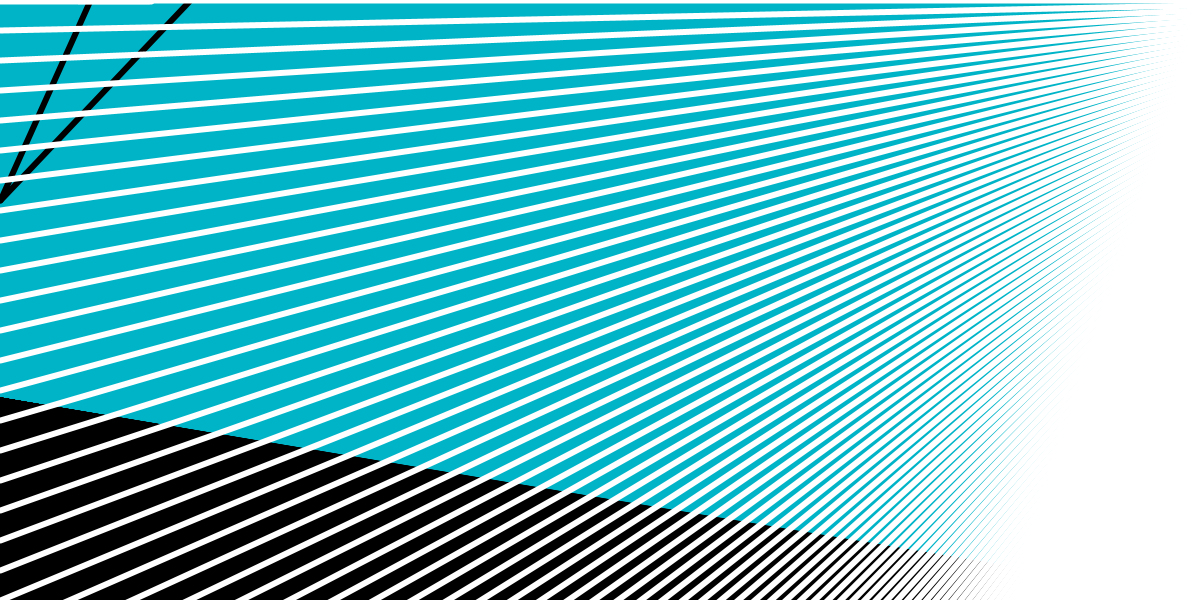
Frame 1 (no input)
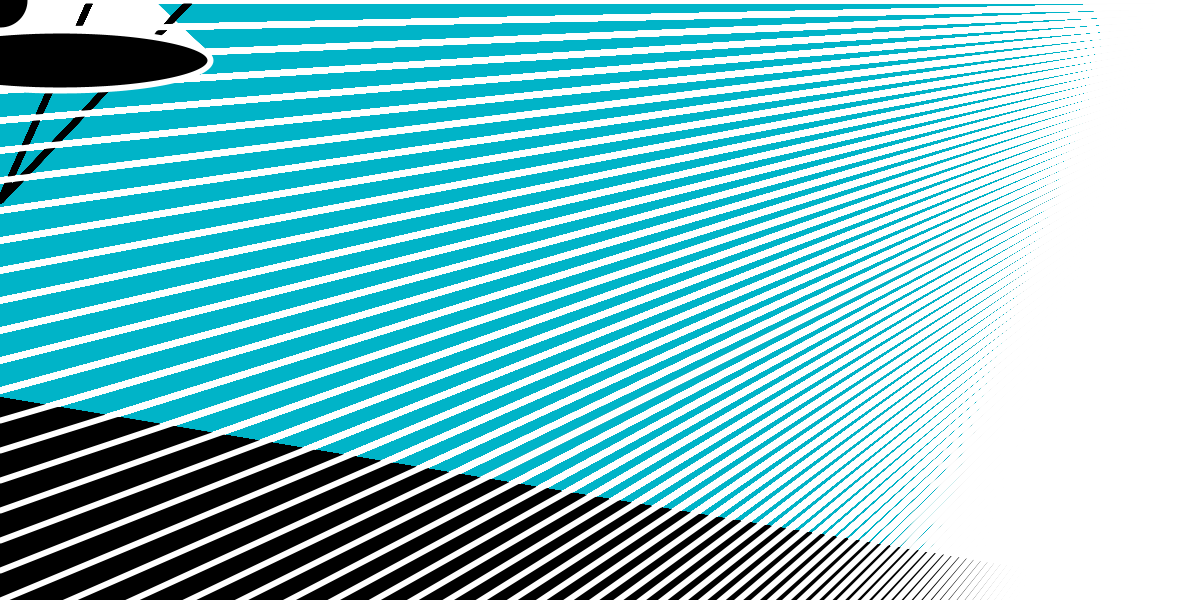
Frame 60 (the mouse pressed at the canvas centre just before this capture)
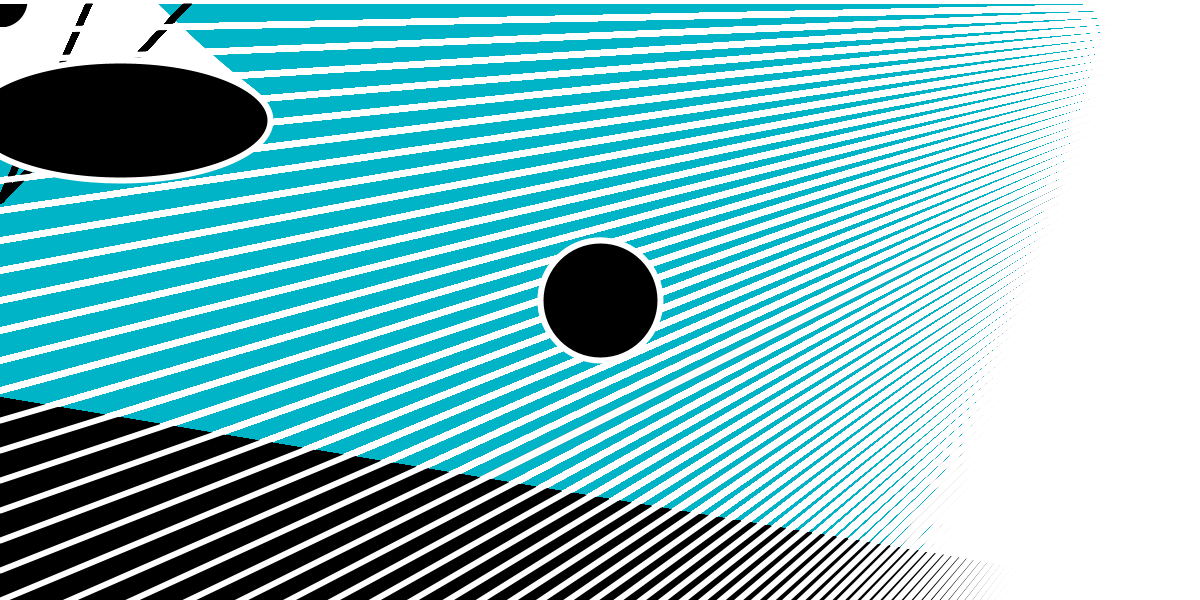
Frame 120 (the mouse held since frame 60 and released just before this capture)

The Processing sketch that drew these frames (run headless with seeded random() and noise(); from frame 60 on, the mouse is pressed at the canvas centre):

// Processing sketch: processing_75693
// ── processing_75693.pde

//Austin Ahn
//Introduction to Digital Media Fall 2012. 1b
//Section A
// 9.11.12

float randomDiameter = 0; //global variable= integer
float strokeGrey =0; //global variable= fine

void setup() {
  size (1200, 600);
  background (0, 180, 200);
  
}

void draw() {
  smooth();
  stroke (strokeGrey);
  strokeWeight (6);
  //background (255);
  fill (0);

  for (int i = 0; i < 1200; i = i+3) {
    line(0, 400, i+1, 600);
  }
  for (int i = 10; i < 200; i = i+100) {
    line(0, 200, 80+i, 0);
  }
  stroke(255);

  for (int i = 0; i < 600; i = i+5) {
    line(0, i*6, 1200, i);
  }

  //randomDiameter=random(200,400)
  if (randomDiameter <200) {
    randomDiameter++;
  }
  else {
    randomDiameter=0;
  }
  ellipse (mouseX, mouseY, randomDiameter, randomDiameter);
  //rect (mouseX, mouseY, 40, 100);
  ellipse (randomDiameter, randomDiameter, 300, randomDiameter);
  
}

void mouseClicked() {
  if (strokeGrey==0) {
    strokeGrey= 255;
  }
  else {
    strokeGrey=0;
  }}
